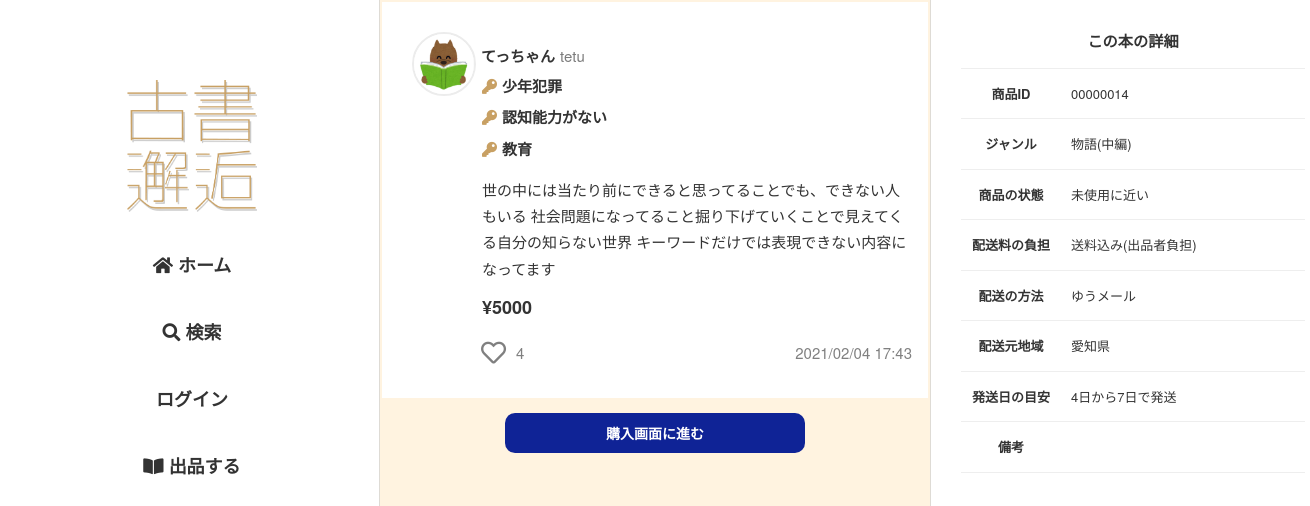
The page /item/itemdata/14 on the database its author committed.
### flmapp/models/user.py (models this page shows, shortened)
class User(UserMixin, db.Model):
    __tablename__ = 'User'
    __table_args__ = (CheckConstraint('update_at >= create_at'),)
    User_id = db.Column(db.Integer, primary_key=True)
    user_code = db.Column(db.String(64), unique=True, index=True, nullable=False)
    username = db.Column(db.String(64), index=True, nullable=False)
    email = db.Column(db.String(64), unique=True, index=True, nullable=False)
    password_hash = db.Column(db.String(128), nullable=False)
    picture_path = db.Column(db.Text, default='default.jpeg', nullable=False)
    prof_comment = db.Column(db.Text)
    default_ShippingAddress_id = db.Column(db.Integer, db.ForeignKey('ShippingAddress.ShippingAddress_id'))
    default_pay_way = db.Column(db.Integer, default=1, nullable=False)
    default_Credit_id = db.Column(db.Integer, db.ForeignKey('Credit.Credit_id'))
    is_active = db.Column(db.Boolean, default=True, nullable=True)
    create_at = db.Column(db.DateTime, default=datetime.now, nullable=False)
    update_at = db.Column(db.DateTime, default=datetime.now, nullable=False)
    @property
    def password(self):
        raise AttributeError('パスワードは読み取り可能な属性ではありません。')

### flmapp/models/trade.py (models this page shows, shortened)
class Sell(db.Model):
    __tablename__ = 'Sell'
    __table_args__ = (CheckConstraint('update_at >= create_at'),)
    Sell_id = db.Column(db.Integer, primary_key=True)
    User_id = db.Column(db.Integer, db.ForeignKey('User.User_id'), nullable=False)
    sell_title = db.Column(db.String(255), nullable=False)
    key1 = db.Column(db.String(255), nullable=False)
    key2 = db.Column(db.String(255), nullable=False)
    key3 = db.Column(db.String(255), nullable=False)
    sell_comment = db.Column(db.Text, nullable=False)
    price = db.Column(db.Integer, nullable=False)
    item_picture_path = db.Column(db.Text, default='default.png', nullable=False)
    genre = db.Column(EnumType(enum_class=Genre), nullable=False)
    item_state = db.Column(EnumType(enum_class=Item_state), nullable=False)
    postage = db.Column(EnumType(enum_class=Postage), nullable=False)
    send_way = db.Column(EnumType(enum_class=Send_way), nullable=False)
    consignor = db.Column(db.String(64), nullable=False)
    schedule = db.Column(EnumType(enum_class=Schedule), nullable=False)
    remarks = db.Column(db.Text)
    deal_status = db.Column(EnumType(enum_class=Deal_status),default=Deal_status(1), nullable=False)
    sell_flg = db.Column(db.Boolean,default=True, nullable=False)
    is_active = db.Column(db.Boolean,default=True, nullable=False)
    has_sent = db.Column(db.Boolean,default=False, nullable=False)
    has_got = db.Column(db.Boolean,default=False, nullable=False)
    create_at = db.Column(db.DateTime,default=datetime.now, nullable=False)
    update_at = db.Column(db.DateTime,default=datetime.now, nullable=False)
    user = db.relationship('User', backref='sell', lazy='joined', uselist=False)

### flmapp/views/item.py (the view, shortened to what this page needs)
@bp.route('/itemdata/<int:item_id>', methods=['GET', 'POST'])
def itemdata(item_id):
    session.pop('pay_way', None)
    session.pop('Credit_id', None)
    session.pop('ShippingAddress_id', None)
    item = Sell.query.get(item_id)
    buy_user = ""
    buy = Buy.select_buy_by_sell_id(item_id)
    if buy:
        buy_user = buy.User_id
    if item is None:
        return redirect(url_for('route.home'))
    form = SellUpdateFlgAndDeleteForm(request.form)
    liked_list = []
    if current_user.is_authenticated:
        liked = Likes.liked_exists(item_id)
        if liked:
            liked_list.append(item_id)
    return render_template('item/itemdata.html', item=item, form=form, liked_list=liked_list, buy_user=buy_user)

### flmapp/models/enum_conf.py (called while the page is built)
    def process_result_value(self, value, dialect):
        if value is not None:
            if not isinstance(value, int):
                raise TypeError("value should have int type")
            return self.enum_class(value)

### flmapp/models/reaction.py (called while the page is built)
    @classmethod
    def select_likes_by_sell_id(cls, Sell_id):
        return cls.query.filter_by(Sell_id=Sell_id).all()

### flmapp/models/trade.py (called while the page is built)
    @classmethod
    def select_buy_by_sell_id(cls, Sell_id):
        return cls.query.filter_by(Sell_id=Sell_id).first()

### flmapp/views/item.py (called while the page is built)
@bp.context_processor
def likes_count_processor():
    def likes_count(sell_id):
        all_likes = Likes.select_likes_by_sell_id(sell_id)
        return len(all_likes)
    return dict(likes_count=likes_count)

### flmapp/templates/item/itemdata.html (shortened to what this page needs)
{% extends "base02.html" %}
{%block head %}
<link rel="stylesheet" href="{{ url_for('static', filename='css/item/itemdata.css')}}">
{% endblock%}
{% block content %}
<article class="item-wrap">
    <a href="{{url_for('item.itemdata', item_id=item.Sell_id)}}">
        <object><a class="u-box" href="{{url_for('user.userdata', user_code=item.user.user_code)}}">
            <img class="u-icon" src="{{url_for('static', filename='user_image/' + item.user.picture_path)}}">
            <p class="u-name">{{ item.user.username }}</p>
            <p class="u-code">{{ item.user.user_code }}</p>
        </a></object>
        <div class="i-content-area">
            <div class="k-s-box">
                <div class="i-key">
                    <p><i class="fas fa-key"></i>{{ item.key1 }}</p>
                    <p><i class="fas fa-key"></i>{{ item.key2 }}</p>
                    <p><i class="fas fa-key"></i>{{ item.key3 }}</p>
                </div>
            </div>
            <div class="i-comm"><p>{{ item.sell_comment }}</p></div>
        </div>
        <p><span class="i-price">¥{{ item.price }}</span></p>
        <div class="i-fotter">
            {% include "like.html" %}
            <p>{{ item.create_at.strftime('%Y/%m/%d %H:%M') }}</p>
        </div>
    </a>
</article>
<div class="inf-wrap">
    {% if item.User_id == current_user.User_id %}
        {% if item.deal_status.value == 1 %}
            <div class="b-s-box">
                <div class="b-ti-box">
                    <h2>本のタイトル</h2>
                    <p class="keikoku">※出品者のみ表示されています</p>
                </div>
                <p>{{ item.sell_title }}</p>
                <div class="b-ti-box">
                    <h2>商品の画像</h2>
                    <p class="keikoku">※出品者のみ表示されています</p>
                </div>
                <img src="{{url_for('static', filename='item_image/' + item.item_picture_path)}}">
            </div>
            <div class="b-btn">
                <a href="{{url_for('sell.sell_update', item_id=item.Sell_id)}}">出品情報を編集する</a>
            </div>
            <div class="g-btn">
                <form method="POST" action="{{url_for('sell.sell_flg_update')}}">
                    {{ form.csrf_token }}
                    {{ form.Sell_id(value=item.Sell_id) }}
                    {% if item.sell_flg %}
                        {{ form.submit(value='出品を一時停止する') }}
                    {% else %}
                        {{ form.submit(value='出品を再開する') }}
                    {% endif %}
                </form>
            </div>
            <div class="g-btn">
                <form method="POST" action="{{url_for('sell.sell_delete')}}">
                    {{ form.csrf_token }}
                    {{ form.Sell_id(value=item.Sell_id) }}
                    {{ form.submit(value='削除') }}
                </form>
            </div>
        {% elif item.deal_status.value == 2 %}
            <div class="b-btn">
                <a href="{{url_for('transaction.transaction', item_id=item.Sell_id)}}">取引画面をみる</a>
            </div>
        {% elif item.deal_status.value == 3 %}
            <p class="i-d-msg">取引が完了しています</p>
            <div class="b-btn">
                <a href="{{url_for('transaction.transaction', item_id=item.Sell_id)}}">取引画面をみる</a>
            </div>
        {% endif %}
    {% elif item.sell_flg and item.is_active and item.deal_status.value == 1 %}
        <div class="b-btn">
            <a href="{{url_for('buy.buy', item_id=item.Sell_id)}}">購入画面に進む</a>
        </div>
    {% elif item.sell_flg and item.is_active and item.deal_status.value != 1 %}
        <p class="i-d-msg">売り切れました</p>
    {% endif %}
</div>
{% endblock %}
{% block content2 %}
<div class="t-wrap">
    <table>
        <tr><th colspan="2"><h3>この本の詳細</h3></th></tr>
        <tr>
            <th>商品ID</th>
            <td>{{ '%08d' % item.Sell_id }}</td>
        </tr>
        <tr>
            <th>ジャンル</th>
            <td>
                {{ item.genre.name }}
            </td>
        </tr>
        <tr>
            <th>商品の状態</th>
            <td>{{ item.item_state.name }}</td>
        </tr>
        <tr>
            <th>配送料の負担</th>
            <td>{{ item.postage.name }}</td>
        </tr>
        <tr>
            <th>配送の方法</th>
            <td>{{ item.send_way.name }}</td>
        </tr>
        <tr>
            <th>配送元地域</th>
            <td>{{ item.consignor }}</td>
        </tr>
        <tr>
            <th>発送日の目安</th>
            <td>{{ item.schedule.name }}</td>
        </tr>
        <tr>
            <th>備考</th>
            <td>{{ item.remarks }}</td>
        </tr>
    </table>
</div>
{% endblock %}

### flmapp/static/css/sanitize.css (style rules this page uses)
article, aside, details, figcaption, figure, footer, header, main, menu, nav, section, summary { display: block; }
html { box-sizing: border-box; cursor: default; font-family: sans-serif; line-height: 1.5; -ms-text-size-adjust: 100%; -webkit-text-size-adjust: 100%; }
body { margin: 0; }
audio, canvas, iframe, img, svg, video { vertical-align: middle; }
img { border-style: none; }
a { background-color: transparent; -webkit-text-decoration-skip: objects; }
table { border-collapse: collapse; border-spacing: 0; }
a, area, button, input, label, select, textarea, [tabindex] { -ms-touch-action: manipulation; touch-action: manipulation; }

### flmapp/static/css/global.css (style rules this page uses)
* { margin: 0; padding: 0; outline: none; }
html { font-size: 62.5%; }
body { background-color: #FFF; color : #333333; font-family: "Helvetica Neue", Arial, "Hiragino Kaku Gothic ProN", "Hiragino Sans", Meiryo, sans-serif; }
p { margin: 0; font-size: 1.5rem; line-height: 1.75; }
a { color: #333333; text-decoration: none; display: inline-block; transition: color 0.5s; }

### flmapp/static/css/common2.css (style rules this page uses)
.u-icon { width: 50px; border-radius: 50%; border: 2px solid #ececec; }

### flmapp/static/css/item.css (style rules this page uses)
.item-wrap { background-color: #ffffff; margin: 2px; padding: 30px; }
.item-wrap p { font-size: 1.5rem; }
.u-box { display: flex; align-items: flex-start; }
.u-box p { margin-top: 11px; margin-left: 5px; }
.u-name { font-weight: bold; }
.u-code { color: #7b7b7b; }
.u-box .u-icon { width: 60px; }
.i-content-area { margin-top: -23px; margin-left: 70px; }
.i-key { font-size: 1.5rem; font-weight: bold; }
.i-key p { margin-bottom: 5px; }
.i-key i { margin-right: 5px; }
.i-key .fa-key { color: #C8A063; }
.i-comm { margin: 10px 0px; }
.i-price { margin-left: 70px; font-size: 1.8rem; font-weight: bold; }
.i-fotter { width: 500px; display: flex; align-items: center; justify-content: space-between; margin-top: 15px; }
.i-fotter p { color: #808080; }
.k-s-box { display: flex; justify-content: space-between; }

### flmapp/static/css/item/itemdata.css (style rules this page uses)
.t-wrap { margin: 15px 0; }
.t-wrap table { width: 100%; border-collapse: collapse; background-color: #ffffff; margin: 0 auto; }
.t-wrap table th, .t-wrap td { padding: 15px 10px; }
.t-wrap table tr { border-bottom: solid 1px #eee; }
.t-wrap table th { width: 100px; font-size: 1.3rem; }
.t-wrap table td { font-size: 1.3rem; }
.inf-wrap { text-align: center; }
.b-btn { text-align: center; margin-top: 15px; }
.b-btn a { width: 300px; height: 40px; line-height: 40px; border: none; border-radius: 10px; color: #ffffff; font-weight: bold; transition: .2s; background-color: #0f2396; text-align: center; font-size: 1.4rem; }

### rows shown on the page
User: picture_path (picture), user.username "てっちゃん", user.user_code "tetu"
Sell: key1 "少年犯罪", key2 "認知能力がない", key3 "教育", sell_comment "世の中には当たり前にできると思ってることでも、できない人もいる 社会問題になってること掘り下げていくことで見えてくる自分の知らない世界 キーワードだけでは表現できない内容になってます", price "5000", create_at "2021/02/04 17:43", Sell_id "00000014", genre.name "物語(中編)", item_state.name "未使用に近い", postage.name "送料込み(出品者負担)", send_way.name "ゆうメール", consignor "愛知県", schedule.name "4日から7日で発送"

### other values the page prints
{{ likes_count(item.Sell_id) }} "4"
